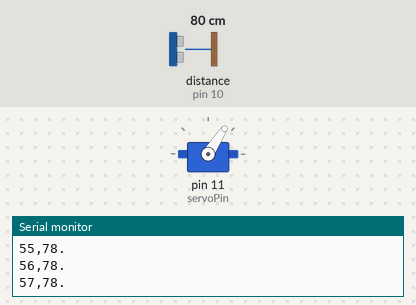
Recording of a sketch running on a simulated Arduino Uno, built with avr-gcc and run on an emulated ATmega328P. Shown: servo, the last lines printed to the serial monitor. Wiring (inferred from the names in the program): ultrasonic range finder: trigger pin 9; echo pin 10. The inputs (shaded band) are chosen by the test bench; at power-on: distance to the obstacle (sensor on pin 10) 80 cm. The echo pulse lasts 58.3 µs per cm.

Above: at 1.2 s.
1.3 s: distance to the obstacle (sensor on pin 10) set to 9 cm
At 2.2 s:
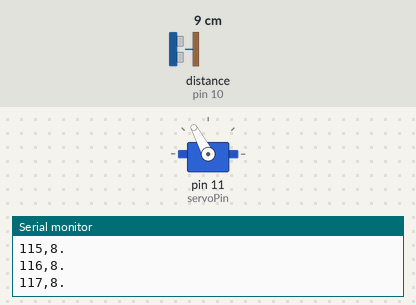
4.3 s: distance to the obstacle (sensor on pin 10) set to 250 cm
At 5.3 s:
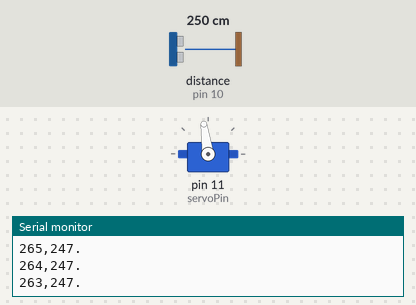
7.3 s: distance to the obstacle (sensor on pin 10) set to 2 cm
At 7.9 s:
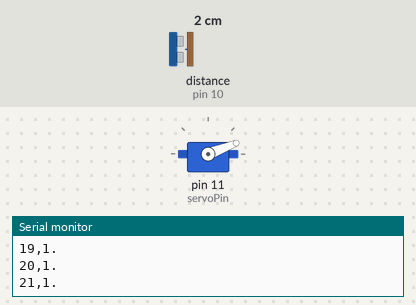
10.3 s: distance to the obstacle (sensor on pin 10) set to 4 cm
Timing chart, 0 to 14.3 s (numbered marks = the images above; inputs shaded):
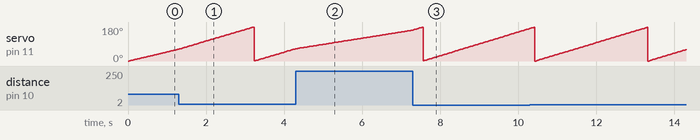

The sketch:

code_6_arduino.ino
```cpp
#include <Servo.h>

const int trigPin = 9;
const int echoPin = 10;
const int servoPin = 11;

Servo myServo;
bool use360Mode = true; // Set to true for 360° mode, false for 180° mode

void setup() {
  Serial.begin(9600);
  pinMode(trigPin, OUTPUT);
  pinMode(echoPin, INPUT);
  myServo.attach(servoPin);
}

void loop() {
  if (use360Mode) {
    // 0 to 180 degrees
    for (int angle = 0; angle <= 180; angle++) {
      scanAndSend(angle);
    }
    // 181 to 360 degrees (mapped to 179 to 0)
    for (int angle = 179; angle >= 0; angle--) {
      scanAndSend(angle + 181);
    }
  } else {
    // 180-degree mode
    for (int angle = 0; angle <= 180; angle++) {
      scanAndSend(angle);
    }
    for (int angle = 179; angle > 0; angle--) {
      scanAndSend(angle);
    }
  }
}

void scanAndSend(int angle) {
  int servoAngle = angle;
  if (angle > 180) {
    servoAngle = 360 - angle; // Map 181-360 to 179-0 for servo
  }
  myServo.write(servoAngle);
  delay(15); // adjust delay to control scan speed

  int distance = getDistance();
  Serial.print(angle);
  Serial.print(",");
  Serial.print(distance);
  Serial.println(".");
}

int getDistance() {
  digitalWrite(trigPin, LOW);
  delayMicroseconds(2);
  digitalWrite(trigPin, HIGH);
  delayMicroseconds(10);
  digitalWrite(trigPin, LOW);

  long duration = pulseIn(echoPin, HIGH);
  int distance = duration * 0.034 / 2;
  return distance;
}
```

Measured:
- by itself, servo on pin 11 (servoPin): ramps from 0° to 179° and jumps back, once every 2.9 s
